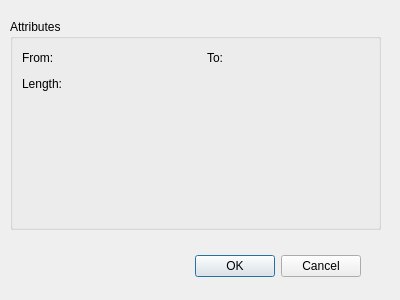
<?xml version="1.0" encoding="UTF-8"?>
<ui version="4.0">
 <class>LinkPropertiesDialog</class>
 <widget class="QDialog" name="LinkPropertiesDialog">
  <property name="geometry">
   <rect>
    <x>0</x>
    <y>0</y>
    <width>400</width>
    <height>300</height>
   </rect>
  </property>
  <property name="windowTitle">
   <string>Dialog</string>
  </property>
  <widget class="QDialogButtonBox" name="buttonBox">
   <property name="geometry">
    <rect>
     <x>20</x>
     <y>250</y>
     <width>341</width>
     <height>32</height>
    </rect>
   </property>
   <property name="orientation">
    <enum>Qt::Horizontal</enum>
   </property>
   <property name="standardButtons">
    <set>QDialogButtonBox::Cancel|QDialogButtonBox::Ok</set>
   </property>
  </widget>
  <widget class="QGroupBox" name="attributesGroupBox">
   <property name="geometry">
    <rect>
     <x>10</x>
     <y>19</y>
     <width>371</width>
     <height>211</height>
    </rect>
   </property>
   <property name="title">
    <string>Attributes</string>
   </property>
   <layout class="QVBoxLayout" name="verticalLayout">
    <item>
     <layout class="QHBoxLayout" name="horizontalLayout">
      <item>
       <widget class="QLabel" name="label_1">
        <property name="text">
         <string>From:</string>
        </property>
       </widget>
      </item>
      <item>
       <widget class="QLabel" name="label_from">
        <property name="text">
         <string/>
        </property>
       </widget>
      </item>
      <item>
       <spacer name="horizontalSpacer">
        <property name="orientation">
         <enum>Qt::Horizontal</enum>
        </property>
        <property name="sizeHint" stdset="0">
         <size>
          <width>40</width>
          <height>20</height>
         </size>
        </property>
       </spacer>
      </item>
      <item>
       <widget class="QLabel" name="label_2">
        <property name="text">
         <string>&lt;html&gt;&lt;head/&gt;&lt;body&gt;&lt;p&gt;To:&lt;/p&gt;&lt;/body&gt;&lt;/html&gt;</string>
        </property>
       </widget>
      </item>
      <item>
       <widget class="QLabel" name="label_to">
        <property name="text">
         <string/>
        </property>
       </widget>
      </item>
      <item>
       <spacer name="horizontalSpacer_2">
        <property name="orientation">
         <enum>Qt::Horizontal</enum>
        </property>
        <property name="sizeHint" stdset="0">
         <size>
          <width>40</width>
          <height>20</height>
         </size>
        </property>
       </spacer>
      </item>
     </layout>
    </item>
    <item>
     <layout class="QHBoxLayout" name="horizontalLayout_2">
      <item>
       <widget class="QLabel" name="label_3">
        <property name="text">
         <string>Length:</string>
        </property>
       </widget>
      </item>
      <item>
       <widget class="QLabel" name="label_length">
        <property name="text">
         <string/>
        </property>
       </widget>
      </item>
      <item>
       <spacer name="horizontalSpacer_3">
        <property name="orientation">
         <enum>Qt::Horizontal</enum>
        </property>
        <property name="sizeHint" stdset="0">
         <size>
          <width>40</width>
          <height>20</height>
         </size>
        </property>
       </spacer>
      </item>
     </layout>
    </item>
    <item>
     <spacer name="verticalSpacer">
      <property name="orientation">
       <enum>Qt::Vertical</enum>
      </property>
      <property name="sizeHint" stdset="0">
       <size>
        <width>20</width>
        <height>40</height>
       </size>
      </property>
     </spacer>
    </item>
   </layout>
  </widget>
 </widget>
 <resources/>
 <connections>
  <connection>
   <sender>buttonBox</sender>
   <signal>accepted()</signal>
   <receiver>LinkPropertiesDialog</receiver>
   <slot>accept()</slot>
   <hints>
    <hint type="sourcelabel">
     <x>248</x>
     <y>254</y>
    </hint>
    <hint type="destinationlabel">
     <x>157</x>
     <y>274</y>
    </hint>
   </hints>
  </connection>
  <connection>
   <sender>buttonBox</sender>
   <signal>rejected()</signal>
   <receiver>LinkPropertiesDialog</receiver>
   <slot>reject()</slot>
   <hints>
    <hint type="sourcelabel">
     <x>316</x>
     <y>260</y>
    </hint>
    <hint type="destinationlabel">
     <x>286</x>
     <y>274</y>
    </hint>
   </hints>
  </connection>
 </connections>
</ui>
